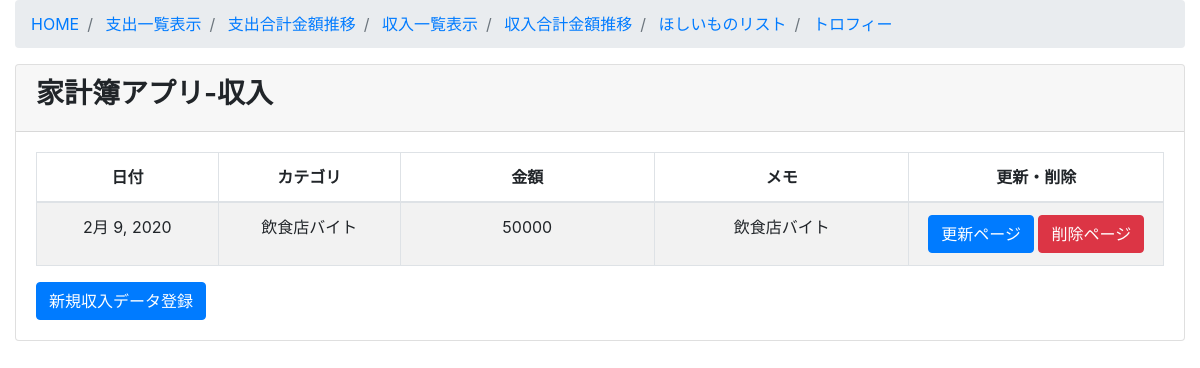
Page /income/income_list/ on the earlier database version.
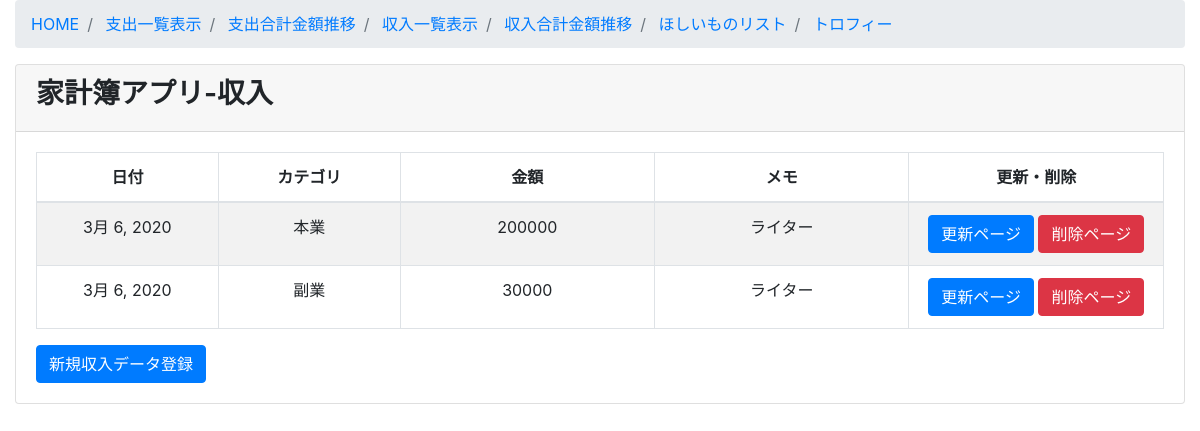
Same page on the later database version.
### income/models.py (models this page shows, shortened)
class Income(models.Model):
   class Meta:
       db_table ="income"
       verbose_name ="収入"
       verbose_name_plural ="収入"
   incomedate = models.DateField(verbose_name="日付",default=datetime.now)
   incomecategory = models.ForeignKey(Incomecategory, on_delete = models.PROTECT, verbose_name="カテゴリ")
   incomemoney = models.IntegerField(verbose_name="金額", help_text="単位は日本円")
   incomememo = models.CharField(verbose_name="メモ", max_length=500)

class Incomecategory(models.Model):
   class Meta:
       db_table ="incomecategory"
       verbose_name ="収入カテゴリ"
       verbose_name_plural ="収入カテゴリ"
   incomecategory_name = models.CharField(max_length=255,unique=True)
   def __str__(self):
       return self.incomecategory_name

### income/views.py (the view)
# urls.py: path('income_list/', views.IncomeListView.as_view(), name='income_list'),
class IncomeListView(ListView):
   model = Income
   template_name = 'income/income_list.html'
   def queryset(self):
       return Income.objects.all()

### templates/income/income_list.html
{% extends 'income/base.html' %}
{% block content %}
 <div class="card mb-3">
   <div class="card-header">
     <h3><b>家計簿アプリ-収入</b></h3></div>
   <div class="card-body">
     <div class="table-responsive">
     <table id= "income_list" width="100%" class="table table-striped table-bordered table-hover">
         <thead>
           <tr>
             <th class="text-center">日付</th>
             <th class="text-center">カテゴリ</th>
             <th class="text-center">金額</th>
             <th class="text-center">メモ</th>
             <th class="text-center">更新・削除</th>
           </tr>
         </thead>
         <tbody>
           {% for item in object_list %}
             <tr class="odd gradeX text-center">
               <td class="text-center" width="100">{{ item.incomedate}}</td>
               <td class="text-center" width="100">{{ item.incomecategory }}</td>
               <td class="text-center" width="140">{{ item.incomemoney }}</td>
               <td class="text-center" width="140">{{ item.incomememo }}</td>
               <td class="text-center" width="140">
                 <a class="btn btn-primary" href="{% url 'income:income_update' item.pk %}">更新ページ</a>
                 <a class="btn btn-danger" href="{% url 'income:income_delete' item.pk %}">削除ページ</a>
               </td>
             </tr>
            {% endfor %}
         </tbody>
       </table>
       <a class="btn btn-primary" href="{% url 'income:income_create' %}">新規収入データ登録</a>
   </div>
  </div>
  </div>
{% endblock content %}

### templates/income/base.html (shortened to what this page needs)
<!doctype html>
<html>
<head>
 <link rel="stylesheet" href="https://maxcdn.bootstrapcdn.com/bootstrap/4.0.0-beta.2/css/bootstrap.min.css">
 <link rel="stylesheet" href="https://cdn.datatables.net/t/bs-3.3.6/jqc-1.12.0,dt-1.10.11/datatables.min.css"/>
<body>
  <div class="content-wrapper">
    <div class="container-fluid">
      <ol class="breadcrumb">
        <li class="breadcrumb-item">
          <a href="{% url 'homepage' %}">HOME</a>
        </li>
        <li class="breadcrumb-item">
          <a href="{% url 'expense:expense_list' %}">支出一覧表示</a>
        </li>
        <li class="breadcrumb-item">
          <a href="{% url 'expense:expense_analyse' %}">支出合計金額推移</a>
        </li>
        <li class="breadcrumb-item">
          <a href="{% url 'income:income_list' %}">収入一覧表示</a>
        </li>
        <li class="breadcrumb-item">
          <a href="{% url 'income:income_analyse' %}">収入合計金額推移</a>
        </li>
        <li class="breadcrumb-item">
          <a href="{% url 'wishing:wishing_list' %}">ほしいものリスト</a>
        </li>
        <li class="breadcrumb-item">
          <a href="{% url 'trophy:trophy_list' %}">トロフィー</a>
        </li>
      </ol>
 {% block content %}
 {% endblock %}
</body>
</html>

Differences in the rows shown:
removed Income: incomedate "2月 9, 2020", incomecategory "飲食店バイト", incomemoney "50000", incomememo "飲食店バイト"
added Income: incomedate "3月 6, 2020", incomecategory "本業", incomemoney "200000", incomememo "ライター"
added Income: incomedate "3月 6, 2020", incomecategory "副業", incomemoney "30000", incomememo "ライター"
